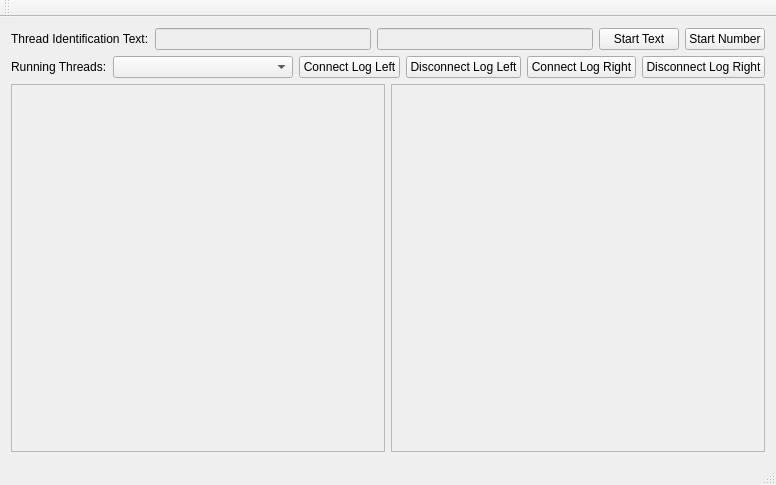
<?xml version="1.0" encoding="UTF-8"?>
<ui version="4.0">
 <class>MainWindow</class>
 <widget class="QMainWindow" name="MainWindow">
  <property name="geometry">
   <rect>
    <x>0</x>
    <y>0</y>
    <width>776</width>
    <height>485</height>
   </rect>
  </property>
  <property name="windowTitle">
   <string>Thread Tests</string>
  </property>
  <widget class="QWidget" name="centralWidget">
   <layout class="QVBoxLayout" name="verticalLayout">
    <item>
     <layout class="QHBoxLayout" name="horizontalLayout_3">
      <item>
       <widget class="QLabel" name="label">
        <property name="text">
         <string>Thread Identification Text:</string>
        </property>
       </widget>
      </item>
      <item>
       <widget class="QLineEdit" name="lineEditThreadIdentificationText">
        <property name="enabled">
         <bool>false</bool>
        </property>
       </widget>
      </item>
      <item>
       <widget class="QLineEdit" name="lineEditThreadIdentificationNumber">
        <property name="enabled">
         <bool>false</bool>
        </property>
       </widget>
      </item>
      <item>
       <widget class="QPushButton" name="pushButtonStartTextGui">
        <property name="text">
         <string>Start Text</string>
        </property>
       </widget>
      </item>
      <item>
       <widget class="QPushButton" name="pushButtonStartNumberGui">
        <property name="text">
         <string>Start Number</string>
        </property>
       </widget>
      </item>
     </layout>
    </item>
    <item>
     <layout class="QHBoxLayout" name="horizontalLayout_2">
      <item>
       <widget class="QLabel" name="label_2">
        <property name="text">
         <string>Running Threads:</string>
        </property>
       </widget>
      </item>
      <item>
       <widget class="QComboBox" name="comboBoxThreads">
        <property name="sizePolicy">
         <sizepolicy hsizetype="Expanding" vsizetype="Fixed">
          <horstretch>0</horstretch>
          <verstretch>0</verstretch>
         </sizepolicy>
        </property>
       </widget>
      </item>
      <item>
       <widget class="QPushButton" name="pushButtonConnectLog0">
        <property name="text">
         <string>Connect Log Left</string>
        </property>
       </widget>
      </item>
      <item>
       <widget class="QPushButton" name="pushButtonDisconnectLog0">
        <property name="text">
         <string>Disconnect Log Left</string>
        </property>
       </widget>
      </item>
      <item>
       <widget class="QPushButton" name="pushButtonConnectLog1">
        <property name="text">
         <string>Connect Log Right</string>
        </property>
       </widget>
      </item>
      <item>
       <widget class="QPushButton" name="pushButtonDisconnectLog1">
        <property name="text">
         <string>Disconnect Log Right</string>
        </property>
       </widget>
      </item>
     </layout>
    </item>
    <item>
     <layout class="QHBoxLayout" name="horizontalLayout">
      <item>
       <widget class="QTextEdit" name="textEditLog0">
        <property name="enabled">
         <bool>false</bool>
        </property>
       </widget>
      </item>
      <item>
       <widget class="QTextEdit" name="textEditLog1">
        <property name="enabled">
         <bool>false</bool>
        </property>
       </widget>
      </item>
     </layout>
    </item>
   </layout>
  </widget>
  <widget class="QMenuBar" name="menuBar">
   <property name="geometry">
    <rect>
     <x>0</x>
     <y>0</y>
     <width>776</width>
     <height>21</height>
    </rect>
   </property>
  </widget>
  <widget class="QToolBar" name="mainToolBar">
   <attribute name="toolBarArea">
    <enum>TopToolBarArea</enum>
   </attribute>
   <attribute name="toolBarBreak">
    <bool>false</bool>
   </attribute>
  </widget>
  <widget class="QStatusBar" name="statusBar"/>
 </widget>
 <layoutdefault spacing="6" margin="11"/>
 <resources/>
 <connections/>
</ui>
